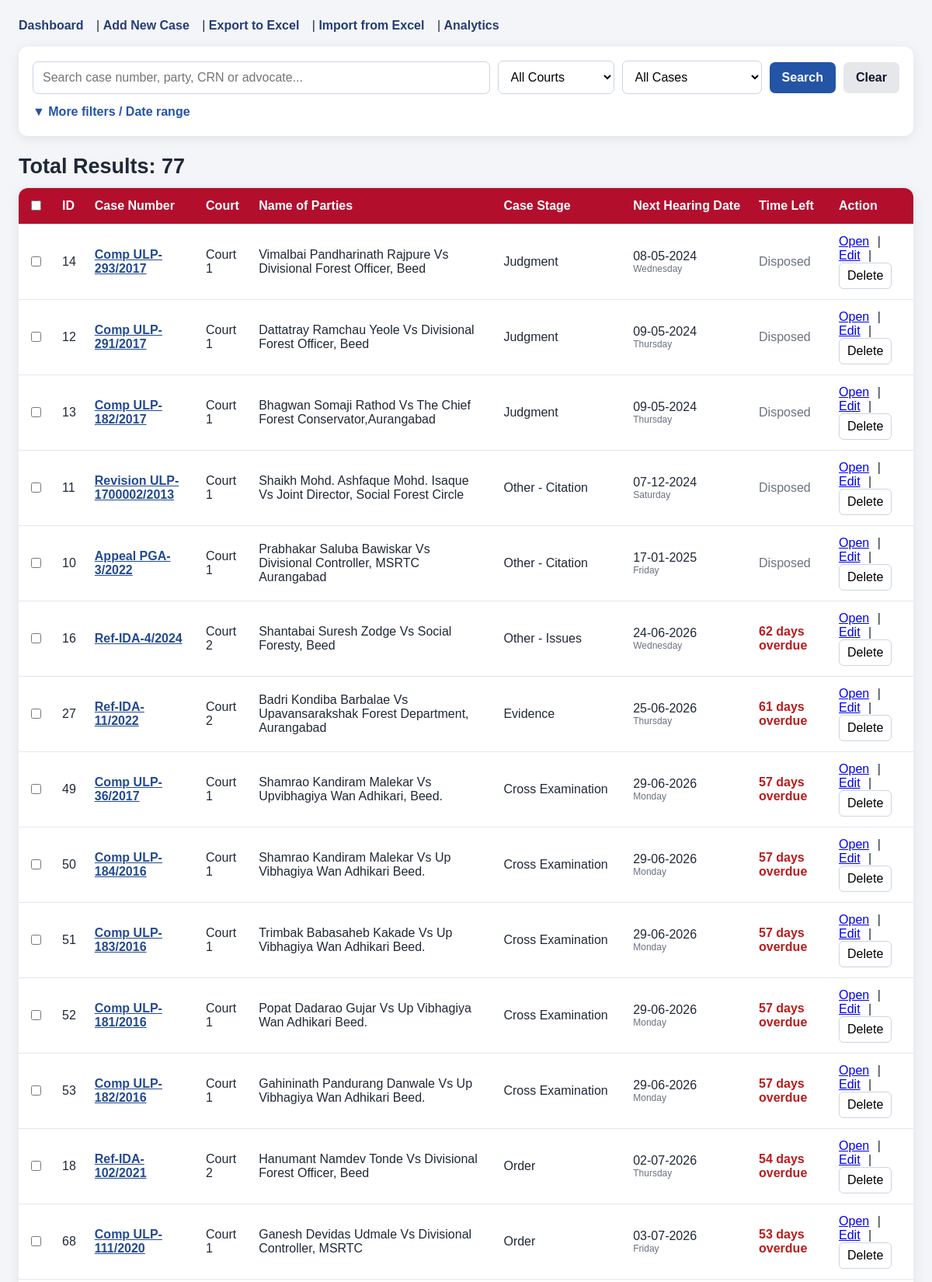
Screenshot of /cases (signed in, upper part) with the database file from the repository.
### app.py (models this page shows)
class Case(db.Model):
    id = db.Column(
        db.Integer,
        primary_key=True
    )
    case_no = db.Column(
        db.String(100),
        nullable=False
    )
    crn_no = db.Column(
        db.String(100),
        nullable=True
    )
    advocate_name = db.Column(
        db.String(200),
        nullable=True
    )
    case_disposed = db.Column(
        db.String(20),
        nullable=True,
        default="No"
    )
    court_no = db.Column(
        db.Integer,
        nullable=False
    )
    parties = db.Column(
        db.String(200),
        nullable=False
    )
    case_stage = db.Column(
        db.String(100),
        nullable=False
    )
    case_stage_other = db.Column(
        db.String(200),
        nullable=True
    )
    next_hearing_date = db.Column(
        db.Date,
        nullable=True
    )
    decision_date = db.Column(
        db.Date,
        nullable=True
    )
    today_serial_no = db.Column(
        db.Integer,
        nullable=True
    )
    hearings = db.relationship(
        "Hearing",
        backref="case",
        lazy=True,
        cascade="all, delete-orphan"
    )
    evidences = db.relationship(
        "Evidence",
        backref="case",
        lazy=True,
        cascade="all, delete-orphan"
    )

### app.py (the view, shortened to what this page needs)
@app.route("/cases")
@login_required
def case_list():
    search = request.args.get(
        "search",
        ""
    ).strip()
    court_no = request.args.get(
        "court_no",
        ""
    ).strip()
    case_stage = request.args.get(
        "case_stage",
        ""
    ).strip()
    hearing_status = request.args.get(
        "hearing_status",
        ""
    ).strip()
    case_disposed = request.args.get(
        "case_disposed",
        ""
    ).strip()
    date_from = request.args.get(
        "date_from",
        ""
    ).strip()
    date_to = request.args.get(
        "date_to",
        ""
    ).strip()
    today = date.today()
    query = Case.query
    if case_stage:
        query = query.filter(
            Case.case_stage == case_stage
        )
    if hearing_status == "past":
        query = query.filter(
            Case.next_hearing_date < today
        )
    elif hearing_status == "today":
        query = query.filter(
            Case.next_hearing_date == today
        )
    elif hearing_status == "tomorrow":
        query = query.filter(
            Case.next_hearing_date == (
                today + timedelta(days=1)
            )
        )
    elif hearing_status == "upcoming":
        query = query.filter(
            Case.next_hearing_date > today
        )
    elif hearing_status == "undated":
        query = query.filter(
            Case.next_hearing_date.is_(None),
            Case.decision_date.is_(None),
            Case.case_disposed != "Yes"
        )
    if case_disposed in ["Yes", "No"]:
        query = query.filter(
            Case.case_disposed == case_disposed
        )
    cases = query.order_by(
        Case.next_hearing_date
    ).all()
    return render_template(
        "cases.html",
        cases=cases,
        today=today,
        title="Court Cases",
        search=search,
        court_no=court_no,
        case_stage=case_stage,
        hearing_status=hearing_status,
        case_disposed=case_disposed,
        date_from=date_from,
        date_to=date_to
    )

### app.py (called while the page is built, shortened)
def login_required(view):
    @wraps(view)
    def wrapped_view(*args, **kwargs):
        return view(*args, **kwargs)
    return wrapped_view

### cases.html (shortened to what this page needs)
<!DOCTYPE html>
<html lang="en">
<head>
</head>
<body>
<div class="page">
    <div class="nav">
        <a href="/">Dashboard</a> |
        <a href="/add-case">Add New Case</a> |
        <a href="/export-excel">Export to Excel</a> |
        <a href="/import-excel">Import from Excel</a> |
        <a href="/analytics">Analytics</a>
    </div>
    <form class="search-card" action="/cases" method="GET">
        <div class="search-row">
            <div class="search-main">
                <input type="text" name="search" value="{{ search|default('') }}"
                       placeholder="Search case number, party, CRN or advocate...">
            </div>
            <select name="court_no" style="width:150px">
                <option value="">All Courts</option>
            </select>
            <select name="hearing_status" style="width:180px">
                <option value="">All Cases</option>
            </select>
            <button class="btn primary" type="submit">Search</button>
            <a class="btn secondary" href="/cases">Clear</a>
        </div>
        <button class="toggle" type="button" onclick="document.getElementById('moreFilters').classList.toggle('show')">
            ▼ More filters / Date range
        </button>
    </form>
    <h2 class="results">Total Results: {{ cases|length }}</h2>
    <div class="table-wrap">
    {% if cases %}
    <table>
        <thead>
        <tr>
            <th><input type="checkbox" id="selectAll" onclick="toggleAll(this)"></th>
            <th>ID</th>
            <th>Case Number</th>
            <th>Court</th>
            <th>Name of Parties</th>
            <th>Case Stage</th>
            <th>Next Hearing Date</th>
            <th>Time Left</th>
            <th>Action</th>
        </tr>
        </thead>
        <tbody>
        {% for case in cases %}
        <tr>
            <td><input class="case-check" type="checkbox" value="{{ case.id }}" onchange="updateBulkBar()"></td>
            <td>{{ case.id }}</td>
            <td><a class="case-link" href="/case/{{ case.id }}">{{ case.case_no }}</a></td>
            <td>Court {{ case.court_no }}</td>
            <td>{{ case.parties }}</td>
            <td>
                {{ case.case_stage }}
                {% if case.case_stage == "Other" and case.case_stage_other %}
                    - {{ case.case_stage_other }}
                {% endif %}
            </td>
            <td>
                {% if case.next_hearing_date %}
                    {{ case.next_hearing_date.strftime("%d-%m-%Y") }}
                    <div class="muted" style="font-size:12px">{{ case.next_hearing_date.strftime("%A") }}</div>
                {% else %}
                    <span class="muted">Not Scheduled</span>
                {% endif %}
            </td>
            <td>
                {% if case.case_disposed == "Yes" %}
                    <span class="muted">Disposed{% if case.decision_date %}<br>{{ case.decision_date.strftime("%d-%m-%Y") }}{% endif %}</span>
                {% elif case.next_hearing_date %}
                    {% set days_left = (case.next_hearing_date - today).days %}
                    {% if days_left < 0 %}<span class="overdue">{{ days_left|abs }} days overdue</span>
                    {% elif days_left == 0 %}<span class="today">🔴 TODAY</span>
                    {% elif days_left == 1 %}<span class="upcoming">Tomorrow</span>
                    {% else %}<span class="upcoming">{{ days_left }} days left</span>{% endif %}
                {% else %}
                    <span class="muted">Undated</span>
                {% endif %}
            </td>
            <td class="row-actions">
                <a href="/case/{{ case.id }}">Open</a> |
                <a href="/edit-case/{{ case.id }}">Edit</a> |
                <form action="/delete-case/{{ case.id }}" method="POST">
                    <button class="small-btn" type="submit" onclick="return confirm('Delete this case?')">Delete</button>
                </form>
            </td>
        </tr>
        {% endfor %}
        </tbody>
    </table>
    {% else %}
        <div style="padding:25px"><h3>No cases found.</h3></div>
    {% endif %}
    </div>
</div>
</body>
</html>

### cases.html (style rules this page uses)
* { box-sizing: border-box; }
body { font-family: Arial, sans-serif; margin: 0; background:#f3f5f8; color:#1f2937; }
.page { max-width: 1450px; margin: 0 auto; padding: 24px; }
.nav { margin-bottom:18px; }
.nav a { margin-right:12px; color:#273c75; font-weight:600; text-decoration:none; }
.search-card { background:#fff; padding:18px; border-radius:12px; box-shadow:0 3px 16px rgba(0,0,0,.08); }
.search-row { display:flex; gap:10px; align-items:center; flex-wrap:wrap; }
.search-main { flex:1 1 420px; min-width:240px; }
input, select, button { font:inherit; }
input[type=text], input[type=date], select { width:100%; padding:11px 12px; border:1px solid #cbd5e1; border-radius:7px; background:white; }
.btn { border:0; border-radius:7px; padding:11px 16px; cursor:pointer; font-weight:700; text-decoration:none; display:inline-block; }
.primary { background:#2454a6; color:white; }
.secondary { background:#e5e7eb; color:#111827; }
.toggle { margin-top:10px; border:0; background:none; color:#2454a6; cursor:pointer; font-weight:700; padding:4px 0; }
.results { margin:24px 0 12px; font-size:27px; }
.table-wrap { background:white; border-radius:12px; box-shadow:0 3px 16px rgba(0,0,0,.08); overflow:auto; }
table { width:100%; border-collapse:collapse; min-width:1050px; }
th, td { padding:13px 12px; border-bottom:1px solid #e5e7eb; text-align:left; vertical-align:middle; }
th { background:#b30f2d; color:white; white-space:nowrap; }
a.case-link { font-weight:700; color:#234a91; }
.muted { color:#6b7280; }
.overdue { color:#b91c1c; font-weight:700; }
.row-actions a { margin-right:6px; }
.row-actions form { display:inline; }
.small-btn { padding:7px 10px; border:1px solid #cbd5e1; border-radius:6px; background:white; cursor:pointer; }

### rows the page displays
Case: id "14", case_no "Comp ULP-293/2017", court_no "1", parties "Vimalbai Pandharinath Rajpure Vs Divisional Forest Officer, Beed", case_stage "Judgment", next_hearing_date "08-05-2024", next_hearing_date "Wednesday", case_disposed "Disposed"
Case: id "12", case_no "Comp ULP-291/2017", court_no "1", parties "Dattatray Ramchau Yeole Vs Divisional Forest Officer, Beed", case_stage "Judgment", next_hearing_date "09-05-2024", next_hearing_date "Thursday", case_disposed "Disposed"
Case: id "13", case_no "Comp ULP-182/2017", court_no "1", parties "Bhagwan Somaji Rathod Vs The Chief Forest Conservator,Aurangabad", case_stage "Judgment", next_hearing_date "09-05-2024", next_hearing_date "Thursday", case_disposed "Disposed"
Case: id "11", case_no "Revision ULP-1700002/2013", court_no "1", parties "Shaikh Mohd. Ashfaque Mohd. Isaque Vs Joint Director, Social Forest Circle", case_stage "Other", case_stage_other "Citation", next_hearing_date "07-12-2024", next_hearing_date "Saturday", case_disposed "Disposed"
Case: id "10", case_no "Appeal PGA-3/2022", court_no "1", parties "Prabhakar Saluba Bawiskar Vs Divisional Controller, MSRTC Aurangabad", case_stage "Other", case_stage_other "Citation", next_hearing_date "17-01-2025", next_hearing_date "Friday", case_disposed "Disposed"
Case: id "16", case_no "Ref-IDA-4/2024", court_no "2", parties "Shantabai Suresh Zodge Vs Social Foresty, Beed", case_stage "Other", case_stage_other "Issues", next_hearing_date "24-06-2026", next_hearing_date "Wednesday", days_left "62"
Case: id "27", case_no "Ref-IDA-11/2022", court_no "2", parties "Badri Kondiba Barbalae Vs Upavansarakshak Forest Department, Aurangabad", case_stage "Evidence", next_hearing_date "25-06-2026", next_hearing_date "Thursday", days_left "61"
Case: id "49", case_no "Comp ULP-36/2017", court_no "1", parties "Shamrao Kandiram Malekar Vs Upvibhagiya Wan Adhikari, Beed.", case_stage "Cross Examination", next_hearing_date "29-06-2026", next_hearing_date "Monday", days_left "57"
Case: id "50", case_no "Comp ULP-184/2016", court_no "1", parties "Shamrao Kandiram Malekar Vs Up Vibhagiya Wan Adhikari Beed.", case_stage "Cross Examination", next_hearing_date "29-06-2026", next_hearing_date "Monday", days_left "57"
Case: id "51", case_no "Comp ULP-183/2016", court_no "1", parties "Trimbak Babasaheb Kakade Vs Up Vibhagiya Wan Adhikari Beed.", case_stage "Cross Examination", next_hearing_date "29-06-2026", next_hearing_date "Monday", days_left "57"
Case: id "52", case_no "Comp ULP-181/2016", court_no "1", parties "Popat Dadarao Gujar Vs Up Vibhagiya Wan Adhikari Beed.", case_stage "Cross Examination", next_hearing_date "29-06-2026", next_hearing_date "Monday", days_left "57"
Case: id "53", case_no "Comp ULP-182/2016", court_no "1", parties "Gahininath Pandurang Danwale Vs Up Vibhagiya Wan Adhikari Beed.", case_stage "Cross Examination", next_hearing_date "29-06-2026", next_hearing_date "Monday", days_left "57"
Case: id "18", case_no "Ref-IDA-102/2021", court_no "2", parties "Hanumant Namdev Tonde Vs Divisional Forest Officer, Beed", case_stage "Order", next_hearing_date "02-07-2026", next_hearing_date "Thursday", days_left "54"
Case: id "68", case_no "Comp ULP-111/2020", court_no "1", parties "Ganesh Devidas Udmale Vs Divisional Controller, MSRTC", case_stage "Order", next_hearing_date "03-07-2026", next_hearing_date "Friday", days_left "53"

### other values shown
{{ cases|length }} "77"
